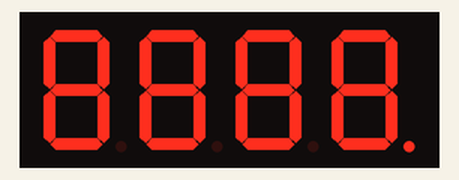
A sketch run on a simulated Arduino Uno, built with avr-gcc and run on an emulated ATmega328P. On the bench: 4-digit seven-segment display.

Above: at 0.15 s.
At 1.05 s:
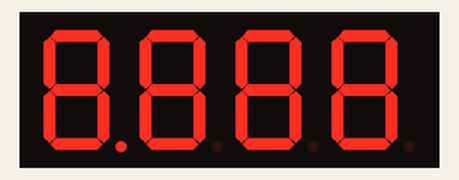

The sketch:

SevenSeg.ino
```cpp
#include "SevSeg.h"
SevSeg sevseg; //Instantiate a seven segment controller object

void setup() {
  // put your setup code here, to run once:

  byte numDigits = 4;
  byte digitPins[] = {2, 3, 4, 5}; //Digits: 1,2,3,4 <--put one resistor (ex: 220 Ohms, or 330 Ohms, etc, on each digit pin)
  byte segmentPins[] = {6, 7, 8, 9, 10, 11, 12, 13}; //Segments: A,B,C,D,E,F,G,Period

  sevseg.begin(COMMON_ANODE, numDigits, digitPins, segmentPins);
  sevseg.setBrightness(10);
}

void loop() {
  //local vars
  static byte decPlace = 0;

  sevseg.setNumber(8888,decPlace);
  decPlace++;
  decPlace %= 4; //rollover back to 0 once variable gets to 4; To anyone wondering: the % is called the "modulo" operator

  sevseg.refreshDisplay(); // Must run repeatedly; don't use blocking code (ex: delay()) in the loop() function or this won't work right
}
```

Measured:
- by itself, everything shown: repeats every 1.2 s, in 4 steps
